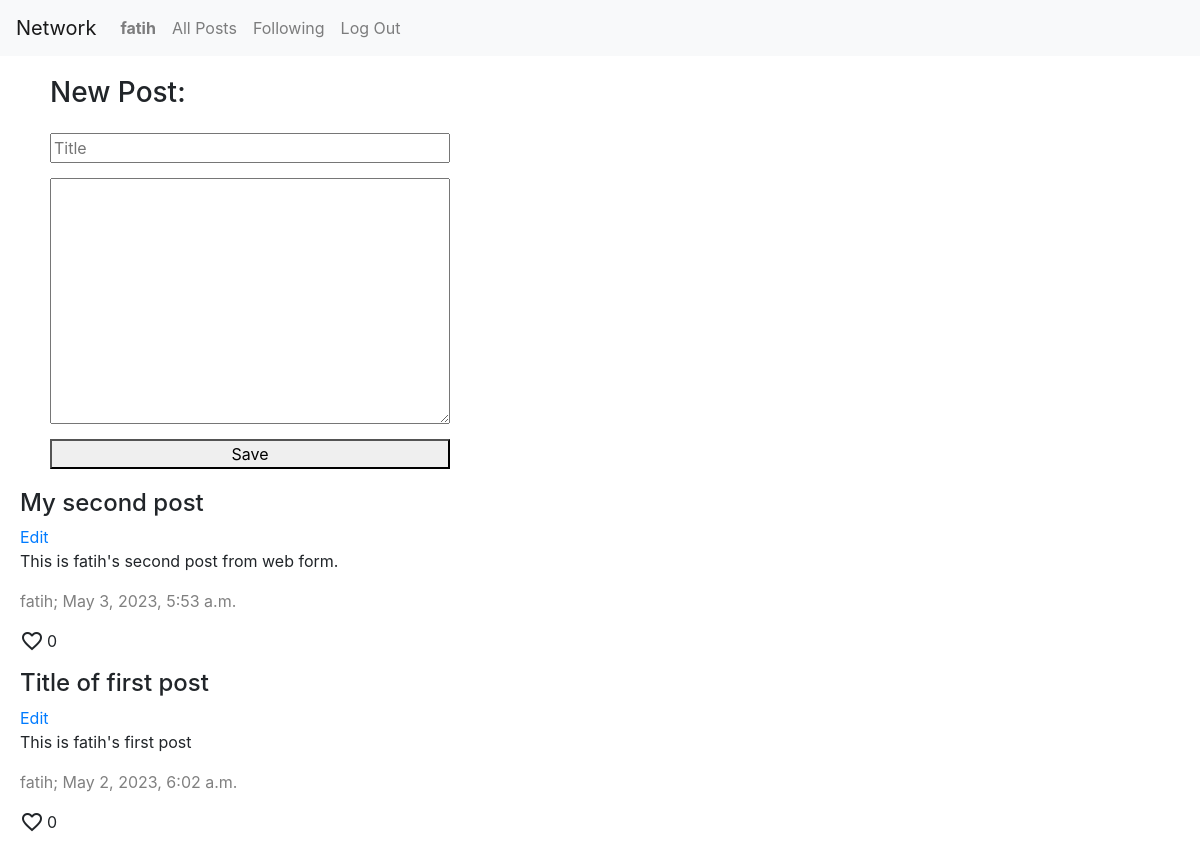
/ (signed in), run on the app's committed database.
### network/models.py (models this page shows, shortened)
class User(AbstractUser):
    pass

class Post(models.Model):
    user = models.ForeignKey(User, on_delete=models.CASCADE)
    title = models.CharField(max_length=100)
    text = models.TextField()
    time = models.DateTimeField(auto_now_add=True)

### network/views.py (the view, shortened to what this page needs)
# urls.py: path("", views.index, name="index"),
def index(request):
    try:
        m_querystring = request.GET.get("p")
        posts = Post.objects.all().order_by("-time")
        like_list = []
        for post in posts:
            if post.likes.filter(user = request.user):
                like_list.append(True)
            else:
                like_list.append(False)
        return render(request, "network/index.html", {
            "posts": zip(posts, like_list)
        })
    except Exception as e:
        print("Error, ", e)
        return render(request, "network/index.html")

### network/templates/network/index.html (shortened to what this page needs)
{% extends "network/layout.html" %}
{% load static %}
{% block body %}
    <div class="div-posts">
        {% if user.is_authenticated and not request.GET.p == "f" %}
            <form class="form-newpost" action="./" method="post">
                <h3>New Post:</h3>
                <input placeholder="Title" type="text" id="input-newpost-title" name="input-newpost-title">
                <textarea name="" id="input-newpost-text" name="input-newpost-text" cols="30" rows="10"></textarea>
                <button id="input-newpost-submit">Save</button>
            </form>
        {% endif %}
        {% for post, like in posts %}
            <div class="div-post">
                <h4>{{ post.title }}</h4>
                {% if user.username == post.user.username %}
                    <a data-postid="{{ post.id }}" class="a-post-edit" href="#">Edit</a>
                {% endif %}
                <p class="post-text">
                    {{ post.text }}
                </p>
                <p class="css-description">{{ post.user.username }}; {{ post.time }}</p>
                <p class="p-like">
                    {% if user.username != post.user.username %}
                        <span data-postid="{{ post.id }}" class="material-icons po-pointer {% if like %}red {% endif %}favorite">
                            {% if like %}
                                favorite
                            {% else %}
                                favorite_border
                            {% endif %}
                        </span>
                    {% else %}
                        <span class="material-icons po-default">
                        </span>
                    {% endif %}
                        <span class="post-like-counter">{{ post.likes.count }}</span>
                </p>
            </div>
        {% empty %}
            No post yet!
        {% endfor %}
    </div>
{% endblock %}

### network/templates/network/layout.html (shortened to what this page needs)
{% load static %}
<!DOCTYPE html>
<html lang="en">
    <head>
        <link rel="stylesheet" href="https://stackpath.bootstrapcdn.com/bootstrap/4.4.1/css/bootstrap.min.css">
        <link href="{% static 'network/styles.css' %}" rel="stylesheet">
    </head>
    <body>
        <nav class="navbar navbar-expand-lg navbar-light bg-light">
            <a class="navbar-brand" href="./">Network</a>
            <div>
              <ul class="navbar-nav mr-auto">
                {% if user.is_authenticated %}
                    <li class="nav-item">
                        <a class="nav-link" href="#"><strong>{{ user.username }}</strong></a>
                    </li>
                {% endif %}
                <li class="nav-item">
                  <a class="nav-link" href="{% url 'index' %}">All Posts</a>
                </li>
                {% if user.is_authenticated %}
                    <li class="nav-item">
                        <a class="nav-link" href="{% url 'index' %}?p=f">Following</a>
                    </li>
                    <li class="nav-item">
                        <a class="nav-link" href="{% url 'logout' %}">Log Out</a>
                    </li>
                {% endif %}
              </ul>
            </div>
          </nav>
        <div class="body">
            {% block body %}
            {% endblock %}
        </div>
    </body>
</html>

### network/static/network/styles.css (style rules this page uses)
.form-newpost { display: flex; flex-direction: column; max-width: 400px; gap: 15px; margin: 20px 30px; }
.div-posts { padding-left: 20px; display: flex; flex-direction: column; }
.css-description { color: gray; }
.p-like { display: flex; align-content: center; gap: 3px; }
.po-default { cursor: default; }

### data on the page
User: username "fatih"
Post: title "My second post", text "This is fatih's second post from web form.", user.username "fatih", time "May 3, 2023, 5:53 a.m.", likes.count "0"
Post: title "Title of first post", text "This is fatih's first post", user.username "fatih", time "May 2, 2023, 6:02 a.m.", likes.count "0"
